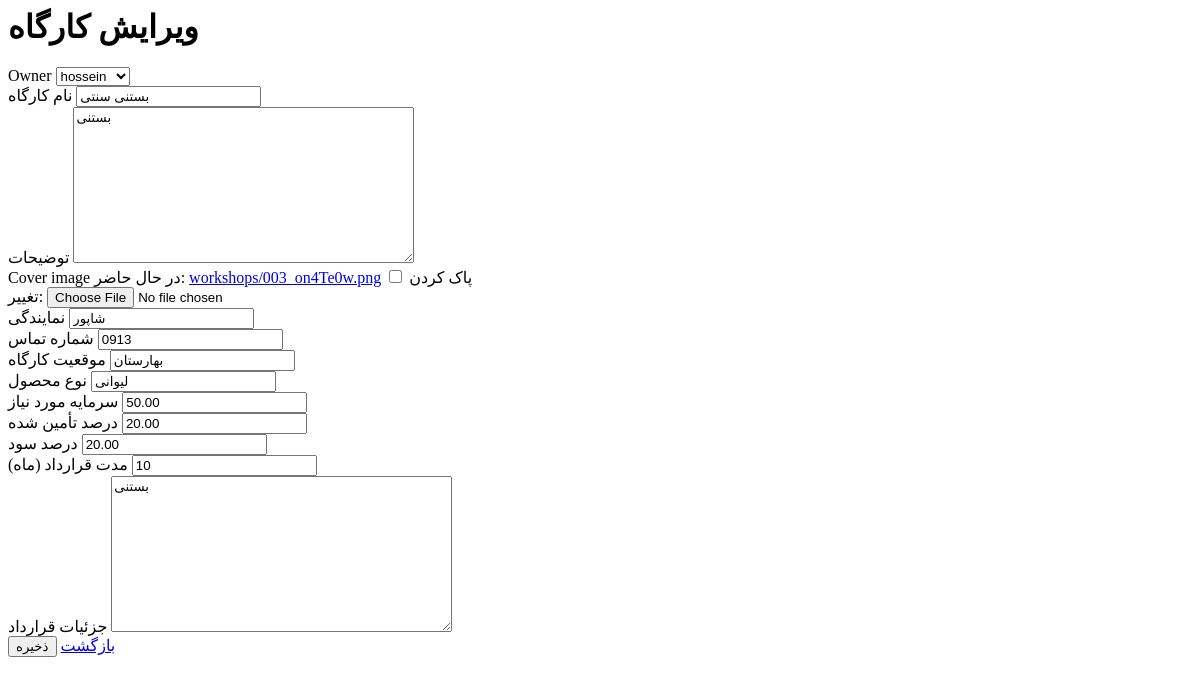
Page /workshops/1/edit/ (signed in) on the earlier database version.
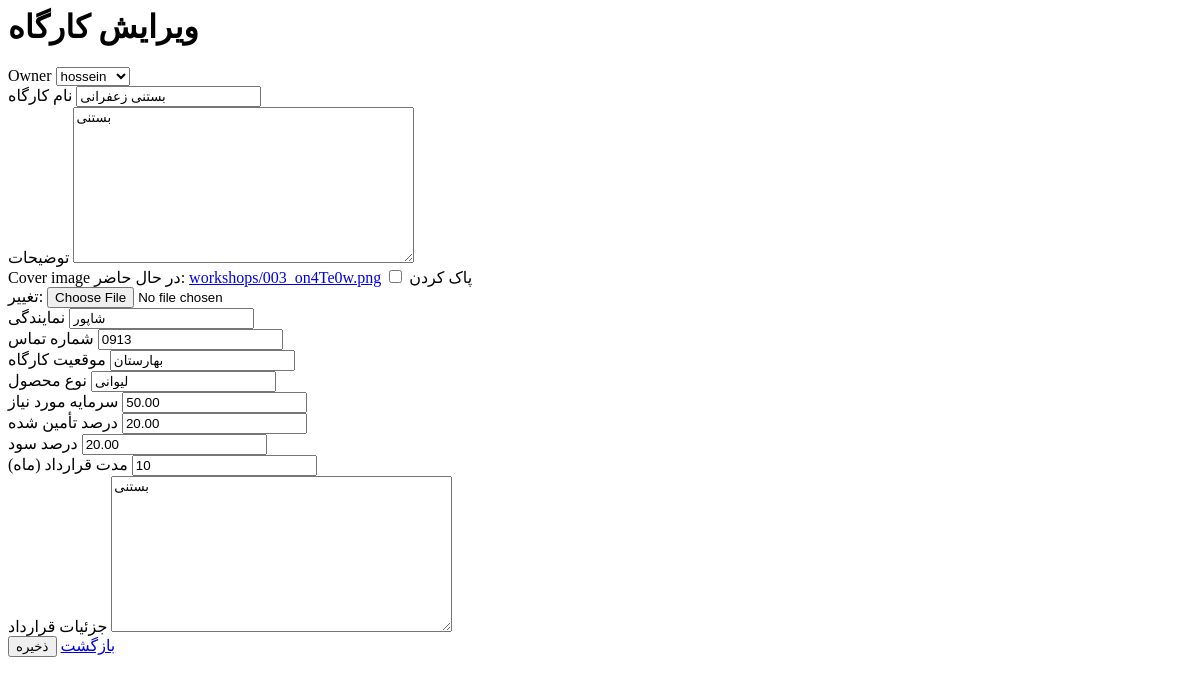
Same page on the later database version.
### workshops/models.py (models this page shows, shortened)
class Workshop(models.Model):
    owner = models.ForeignKey(User, on_delete=models.CASCADE, related_name='workshops')
    name = models.CharField(max_length=255, verbose_name="نام کارگاه")
    description = models.TextField(verbose_name="توضیحات")
    cover_image = models.ImageField(upload_to='workshops/', null=True, blank=True)
    representative = models.CharField(max_length=255, verbose_name="نمایندگی")
    phone = models.CharField(max_length=20, verbose_name="شماره تماس")
    location = models.CharField(max_length=255, verbose_name="موقعیت کارگاه")
    product_type = models.CharField(max_length=255, verbose_name="نوع محصول")
    investment_needed = models.DecimalField(max_digits=12, decimal_places=2, verbose_name="سرمایه مورد نیاز")
    funded_percentage = models.DecimalField(max_digits=5, decimal_places=2, verbose_name="درصد تأمین شده", default=0)
    profit_percentage = models.DecimalField(max_digits=5, decimal_places=2, verbose_name="درصد سود")
    duration_months = models.IntegerField(verbose_name="مدت قرارداد (ماه)")
    contract_details = models.TextField(verbose_name="جزئیات قرارداد")

### workshops/views.py (the view)
# urls.py: path('workshops/<int:pk>/edit/', workshop_edit_view, name='workshop_edit'),
@login_required
def workshop_edit_view(request, pk):
    workshop = get_object_or_404(Workshop, pk=pk)
    if workshop.owner != request.user:
        return redirect('dashboard')
    if request.method == 'POST':
        form = WorkshopForm(request.POST, request.FILES, instance=workshop)
        if form.is_valid():
            form.save()
            return redirect('dashboard')
    else:
        form = WorkshopForm(instance=workshop)
    return render(request, 'workshop_form.html', {'form': form, 'form_title': 'ویرایش کارگاه'})

### workshops/forms.py
class WorkshopForm(forms.ModelForm):
    class Meta:
        model = Workshop
        fields = '__all__'

### templates/workshop_form.html (shortened to what this page needs)
{% load static %}
<div class="container" style="max-width:900px;">
    <h1>{{ form_title }}</h1>
    <form method="post" enctype="multipart/form-data">
        {% for field in form %}
            <div class="field-row">
                <label for="{{ field.id_for_label }}">{{ field.label }}</label>
                {{ field }}
            </div>
        {% endfor %}
        <button type="submit">ذخیره</button>
        <a class="button-link secondary" href="{% url 'dashboard' %}">بازگشت</a>
    </form>
</div>

Differences in the rows shown:
changed Workshop "hossein": name "بستنی سنتی" → "بستنی زعفرانی"
